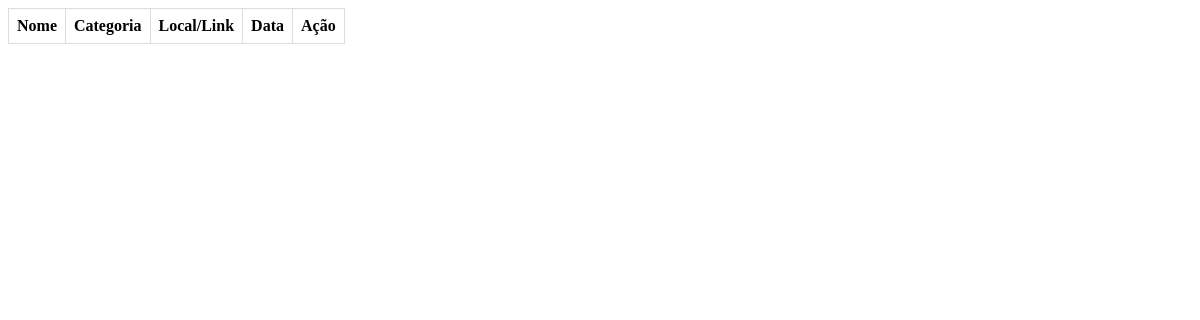
Before: / with the older database file.
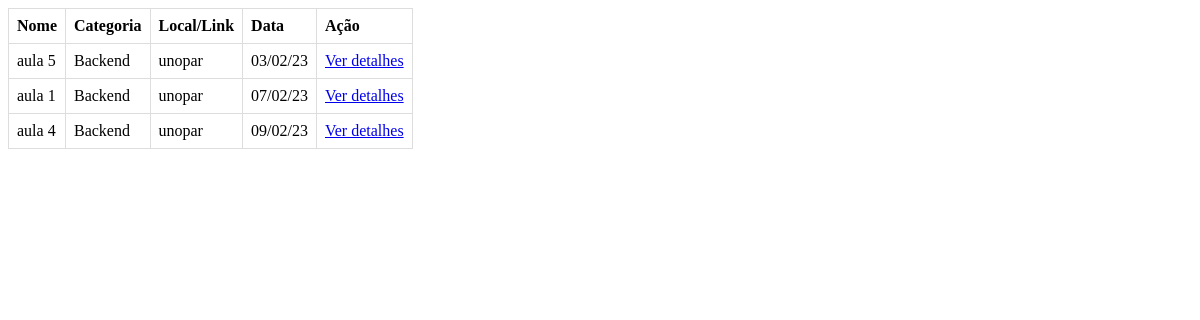
After: the same page with the newer database file.
### agenda/models.py (models this page shows, shortened)
class Evento(models.Model):
    nome = models.CharField(max_length=256)
    Categoria = models.ForeignKey(
        Categoria, on_delete=models.SET_NULL, null=True)
    local = models.CharField(max_length=256, blank=True)
    link = models.CharField(max_length=256, blank=True)
    data = models.DateField(null=True)

class Categoria(models.Model):
    nome = models.CharField(max_length=265, unique=True)

### agenda/views.py (the view)
# urls.py: path("", listar_eventos),
def listar_eventos(request):
    eventos = Evento.objects.filter(data__gte=date.today()).order_by('data')
    return render(request=request,
                  context={"eventos": eventos},
                  template_name="agenda/listar_evento.HTML")

### agenda/templates/agenda/listar_evento.HTML (shortened to what this page needs)
<html>
    <head>
    </head>
    <table>
        <thead>
            <tr>
                <th>Nome</th>
                <th>Categoria</th>
                <th>Local/Link</th>
                <th>Data</th>
                <th>Ação</th>
            </tr>
        </thead>
        <tbody>
            {% for evento in eventos %}
                <tr>
                    <td>{{evento.nome}}</td>
                    <td>{{evento.Categoria.nome}}</td>
                    <td>{% firstof evento.local evento.link %}</td>
                    <td>{% if evento.data%}
                            {{evento.data | date:"d/m/y"}}
                            {% else %} A definir
                        {%endif%}
                    </td>
                    <td><a href="exibir_evento.html">Ver detalhes</a></td>
                </tr>
           {% endfor  %}
        </tbody>
    </table>
<html>

### agenda/templates/agenda/listar_evento.HTML (style rules this page uses)
table { border-collapse: collapse; }
td, th { border: 1px solid #dddddd; text-align: left; padding: 8px; }

Changed rows visible on the page:
added Evento: nome "aula 5", Categoria.nome "Backend", local "unopar", data "03/02/23"
now on this page (row edited): Evento: nome "aula 1", Categoria.nome "Backend", local "unopar", data "07/02/23"
added Evento: nome "aula 4", Categoria.nome "Backend", local "unopar", data "09/02/23"
